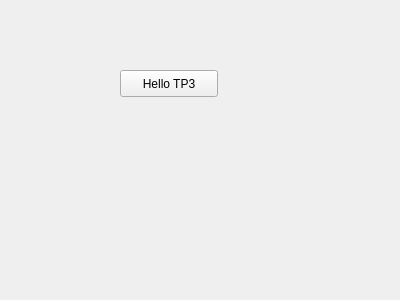
<?xml version="1.0" encoding="UTF-8"?>
<ui version="4.0">
 <class>Form</class>
 <widget class="QWidget" name="Form">
  <property name="geometry">
   <rect>
    <x>0</x>
    <y>0</y>
    <width>400</width>
    <height>300</height>
   </rect>
  </property>
  <property name="windowTitle">
   <string>PostProcMain</string>
  </property>
  <widget class="QPushButton" name="Test">
   <property name="geometry">
    <rect>
     <x>120</x>
     <y>70</y>
     <width>98</width>
     <height>27</height>
    </rect>
   </property>
   <property name="text">
    <string>Hello TP3</string>
   </property>
  </widget>
 </widget>
 <resources/>
 <connections/>
</ui>
